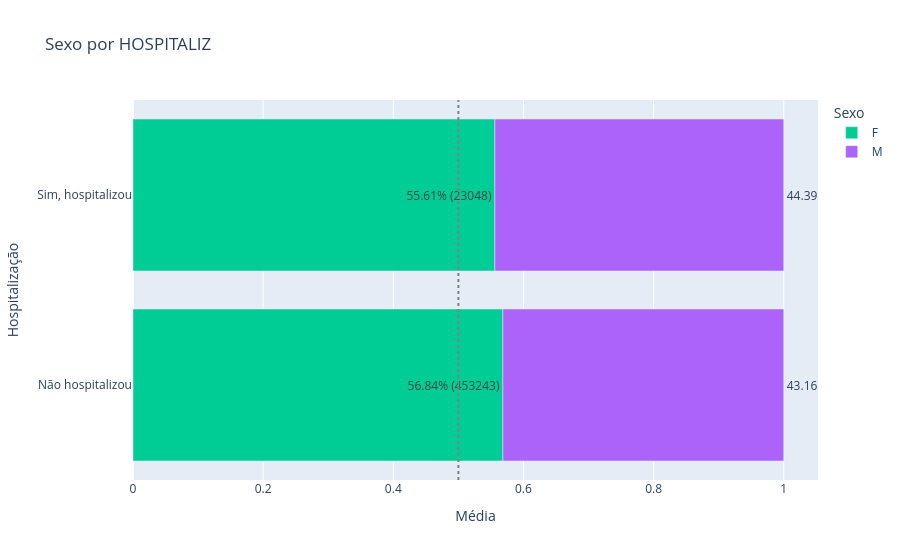

This figure's notebook cell:
### Markdown cell above
## Dados de perfil

### Code cell
utils.plot_bar_por_variavel(df, variavel=sexo)

### Figure 1 — Plotly figure (JSON) as saved in the notebook; plotly's stock layout.template omitted (floating-point values rounded to 4 significant figures)
{"data": [{"hovertemplate": "Sexo=F<br>Média=%{x}<br>Hospitalização=%{y}<br>text=%{text}<extra></extra>", "legendgroup": "F", "marker": {"color": "#00cc96", "pattern": {"shape": ""}}, "name": "F", "orientation": "h", "showlegend": true, "text": ["56.84% (453243)", "55.61% (23048)"], "textposition": "outside", "type": "bar", "x": [0.5684, 0.5561], "xaxis": "x", "y": ["Não hospitalizou", "Sim, hospitalizou"], "yaxis": "y"}, {"hovertemplate": "Sexo=M<br>Média=%{x}<br>Hospitalização=%{y}<br>text=%{text}<extra></extra>", "legendgroup": "M", "marker": {"color": "#ab63fa", "pattern": {"shape": ""}}, "name": "M", "orientation": "h", "showlegend": true, "text": ["43.16% (344140)", "44.39% (18397)"], "textposition": "outside", "type": "bar", "x": [0.4316, 0.4439], "xaxis": "x", "y": ["Não hospitalizou", "Sim, hospitalizou"], "yaxis": "y"}], "layout": {"barmode": "relative", "legend": {"title": {"text": "Sexo"}, "tracegroupgap": 0}, "shapes": [{"line": {"color": "grey", "dash": "dot"}, "type": "line", "x0": 0.5, "x1": 0.5, "xref": "x", "y0": 0, "y1": 1, "yref": "y domain"}], "title": {"text": "Sexo por HOSPITALIZ"}, "xaxis": {"anchor": "y", "categoryorder": "category ascending", "domain": [0, 1], "title": {"text": "Média"}}, "yaxis": {"anchor": "x", "domain": [0, 1], "title": {"text": "Hospitalização"}}}}
